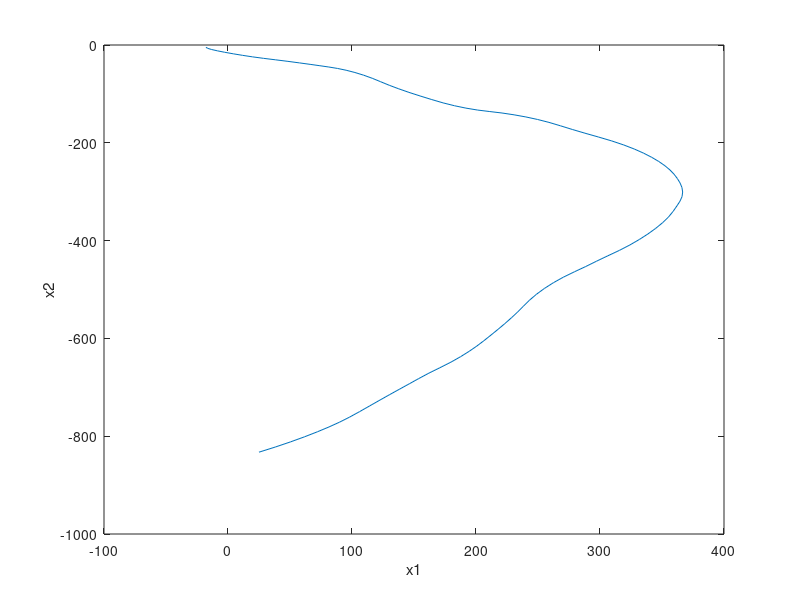

Write the MATLAB code that produced this figure.
rng(3)

m = 100;
delta = 0.5;
alpha = 0.6;
phi_tild = [1,delta,delta^2/2; 0,1,delta; 0,0,alpha];
psi_z_tild = [delta^2/2; delta; 0];
psi_w_tild = [delta^2/2; delta; 1];
phi = [phi_tild,zeros(3,3); zeros(3,3),phi_tild];
psi_z = [psi_z_tild,zeros(3,1); zeros(3,1),psi_z_tild];
psi_w = [psi_w_tild,zeros(3,1); zeros(3,1),psi_w_tild];


% generating driving commands
Zvalues = [0,3.5,0,0,-3.5; 0,0,3.5,-3.5,0]; % each column is one possible command
Z = zeros(2,m);
ind = randi(5);
Z(:,1) = Zvalues(:,ind);
for n=1:m-1
    w = ones(1,5);
    w(ind) = 16;
    ind = randsample(5, 1, true, w);
    Z(:,n+1) = Zvalues(:,ind);
end

% generating random accelerations
sigmaW = 0.5;
W = randn(2,m+1)*sigmaW; %W(:,0) is useless

% generating initial state
sigmaX0 = diag(sqrt([500,5,5,200,5,5]));
X = zeros(6,m+1);
X(:,1) = randn(1,6)*sigmaX0;


% generating successive states according to model dynamics
for n=1:m
    X(:,n+1) = phi*X(:,n) + psi_z*Z(:,n) + psi_w*W(:,n+1);
end


% plot
X1 = X(1,:);
X2 = X(4,:);

figure
plot(X1,X2)
xlabel('x1');
ylabel('x2');